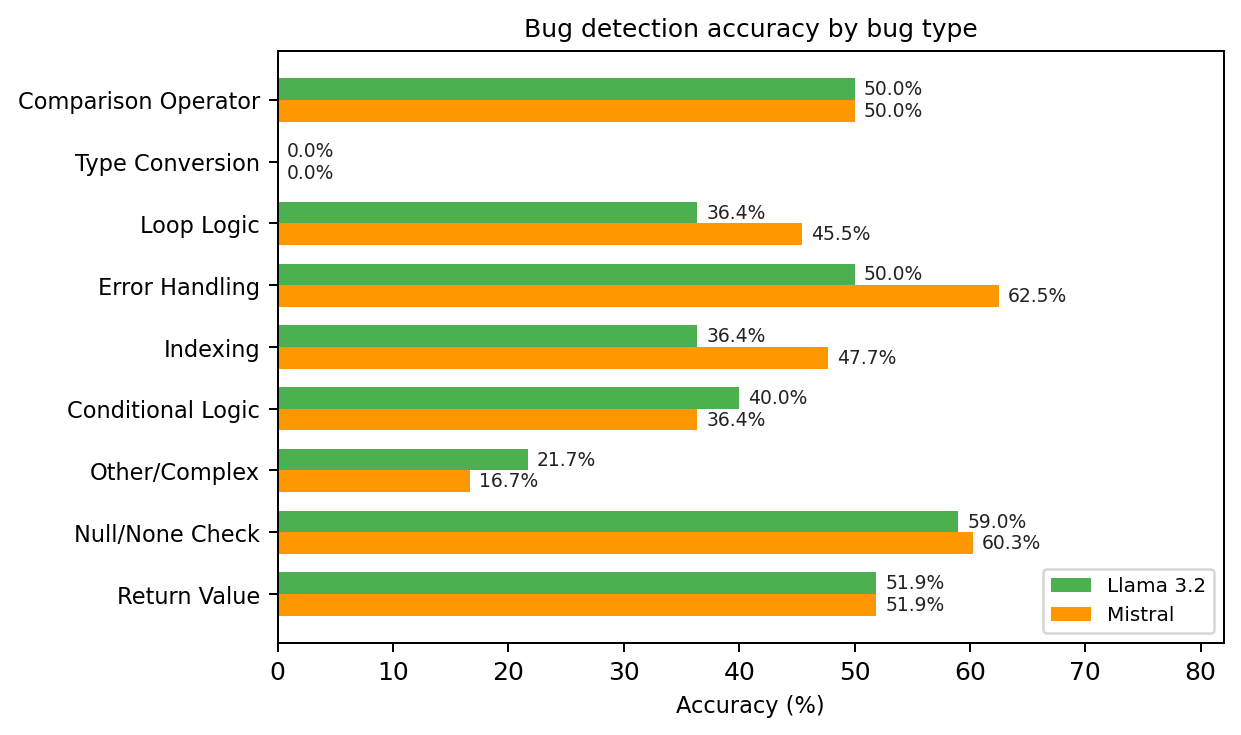

Here is the Python script that generated this plot:
import json
import matplotlib
matplotlib.use('Agg')
import matplotlib.pyplot as plt
import numpy as np
from collections import defaultdict, Counter

with open('results_full.json') as f:
    data = json.load(f)

def classify_bug(buggy_lines, fixed_lines):
    buggy = ' '.join(buggy_lines).strip()
    fixed = ' '.join(fixed_lines).strip()
    if buggy == fixed:
        return 'Other/Complex'
    combined = (buggy + ' ' + fixed).lower()
    diff_b = set(buggy.split()) - set(fixed.split())
    diff_f = set(fixed.split()) - set(buggy.split())
    if any(op in str(diff_b) + str(diff_f) for op in ['__le__','__ge__','__lt__','__gt__','__eq__']):
        return 'Comparison Operator'
    if any(k in combined for k in ['none','is none','is not none']):
        return 'Null/None Check'
    if any(k in combined for k in ['return','yield']):
        return 'Return Value'
    if any(k in combined for k in ['index','[0]','[-1]','len(']):
        return 'Indexing'
    if any(k in combined for k in ['except','try:','raise','error','exception']):
        return 'Error Handling'
    if any(k in combined for k in ['if ','elif ','else:']):
        return 'Conditional Logic'
    if any(k in combined for k in ['for ','while ','break','continue']):
        return 'Loop Logic'
    if any(k in combined for k in ['str(','int(','float(','bool(','list(','dict(']):
        return 'Type Conversion'
    return 'Other/Complex'

bug_types = {}
seen = set()
for item in data:
    key = (item['project'], item['bug_id'])
    if key not in seen:
        seen.add(key)
        bug_types[key] = classify_bug(item['buggy_lines'], item['fixed_lines'])

type_model_verdicts = defaultdict(lambda: defaultdict(list))
for item in data:
    key = (item['project'], item['bug_id'])
    btype = bug_types[key]
    type_model_verdicts[btype][item['model']].append(item['verdict'])

type_counts = Counter(bug_types.values())
ordered = [t for t, _ in sorted(type_counts.items(), key=lambda x: -x[1])]

llama_acc = []
mistral_acc = []
for btype in ordered:
    lv = type_model_verdicts[btype]['llama3.2']
    mv = type_model_verdicts[btype]['mistral']
    llama_acc.append(sum(1 for v in lv if v == 'correct') / len(lv) * 100 if lv else 0)
    mistral_acc.append(sum(1 for v in mv if v == 'correct') / len(mv) * 100 if mv else 0)

fig, ax = plt.subplots(figsize=(7, 4.2))
y = np.arange(len(ordered))
h = 0.35

ax.barh(y + h/2, llama_acc, h, label='Llama 3.2', color='#4CAF50')
ax.barh(y - h/2, mistral_acc, h, label='Mistral',   color='#FF9800')

for i, (la, ma) in enumerate(zip(llama_acc, mistral_acc)):
    ax.text(la + 0.8, i + h/2, f'{la:.1f}%', va='center', fontsize=7.5, color='#222')
    ax.text(ma + 0.8, i - h/2, f'{ma:.1f}%', va='center', fontsize=7.5, color='#222')

ax.set_yticks(y)
ax.set_yticklabels(ordered, fontsize=9)
ax.set_xlabel('Accuracy (%)', fontsize=9)
ax.set_xlim(0, 82)
ax.set_title('Bug detection accuracy by bug type', fontsize=10)
ax.legend(fontsize=8, loc='lower right')

plt.tight_layout()
plt.savefig('plot_accuracy_by_bugtype.png', dpi=180, bbox_inches='tight')
print("Saved.")
